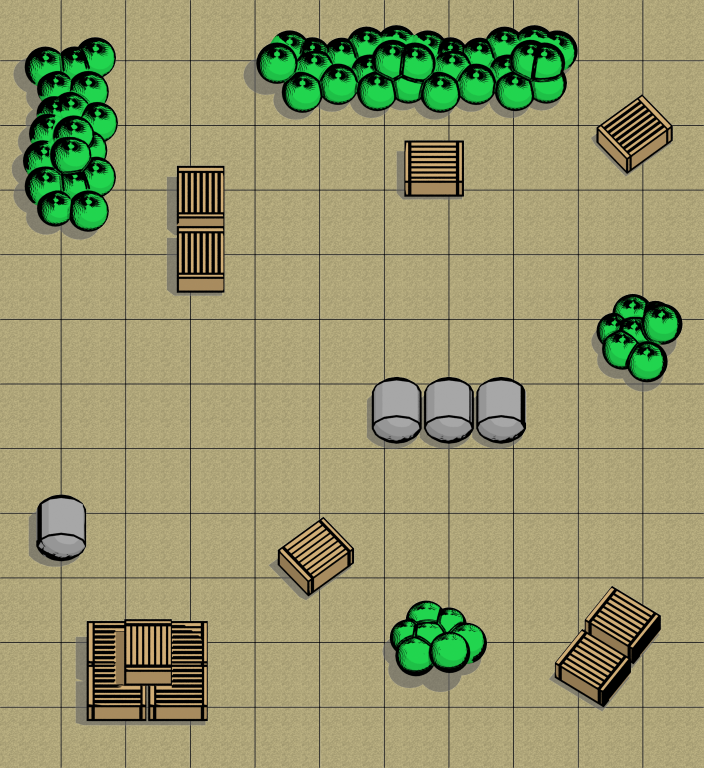

This game map was drawn from its Tiled (.tmx) file and the tilesets committed beside it. A one-line description and the trimmed map source follow:
An orthogonal 1x1 tile map with 704x768 px tiles, 1 tile layer (ground) and 14 objects (wall1, 3, 4, 5, 6, ...).

<map version="1.0" orientation="orthogonal" width="1" height="1" tilewidth="704" tileheight="768">
 <tileset firstgid="1" name="level_3" tilewidth="704" tileheight="768">
  <image source="../WarBot/Resources/level_3.png" width="704" height="768" />
 </tileset>
 <layer name="ground" width="1" height="1">
  <data>[1 cells, 1 non-empty, 1 distinct tile ids]</data>
 </layer>
 <objectgroup name="wall" width="1" height="1">
  <object name="wall1" x="272" y="555">
   <polygon points="0,0 33,41 82,1 49,-39 25,-18" />
  </object>
  <object name="3" x="361" y="441">
   <polygon points="0,0 163,2 160,-62 -3,-65" />
  </object>
  <object name="4" x="26" y="40">
   <polygon points="0,0 85,-10 77,212 1,178" />
  </object>
  <object name="5" x="241" y="72">
   <polygon points="0,0 43,41 305,43 341,-46 24,-45" />
  </object>
  <object name="6" x="638" y="389">
   <polygon points="0,0 48,-49 -2,-106 -51,-55" />
  </object>
  <object name="10" x="557" y="676">
   <polygon points="0,0 60,-94 115,-53 45,31" />
  </object>
  <object name="11" x="590" y="131">
   <polygon points="0,0 51,-40 96,8 38,43" />
  </object>
  <object name="12" x="36" y="503">
   <polygon points="0,0 29,-13 52,4 49,53 24,64 0,49" />
  </object>
  <object name="13" x="382" y="632">
   <polygon points="0,0 46,-39 111,9 36,56" />
  </object>
  <object x="87" y="620">
   <polygon points="0,0 121,0 117,101 -4,100" />
  </object>
  <object x="175" y="165">
   <polygon points="0,0 51,1 47,130 -3,129" />
  </object>
  <object x="405" y="140">
   <polygon points="0,0 55,0 55,59 -1,58" />
  </object>
 </objectgroup>
 <objectgroup name="goals" width="1" height="1">
  <object name="start" x="129" y="458" width="62" height="52" />
  <object name="finish" x="472" y="285" width="21" height="17" />
 </objectgroup>
</map>